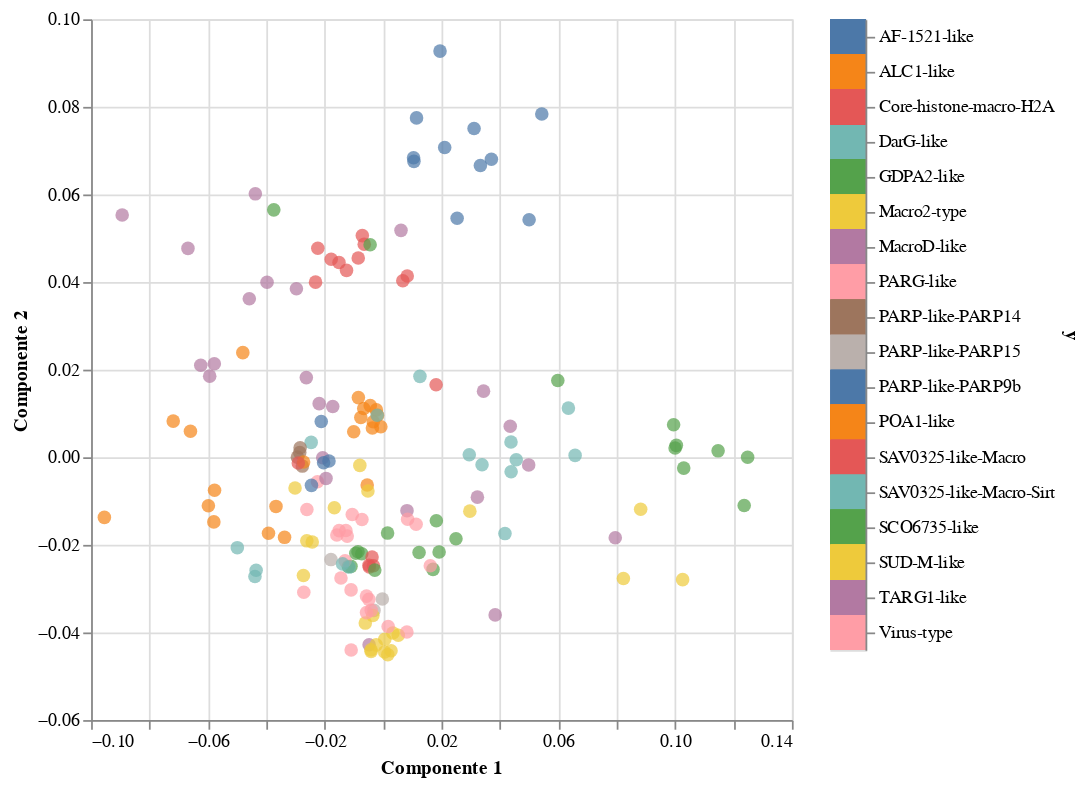

This figure's notebook cell:
### Code cell
plot_multidimensional(df_tf, df["Tipo de Macro"], method="pca")

### Figure 1 — Vega-Lite specification as saved in the notebook (floating-point values rounded to 4 significant figures; data arrays with more than 128 entries replaced by an {"elided": "..."} marker saying what was removed)
{"config": {"view": {"continuousWidth": 400, "continuousHeight": 300}}, "hconcat": [{"mark": {"type": "circle", "size": 60}, "encoding": {"color": {"condition": {"type": "nominal", "field": "y", "legend": null, "selection": "selector043"}, "value": "lightgray"}, "tooltip": {"type": "nominal", "field": "y"}, "x": {"type": "quantitative", "field": "Componente 1"}, "y": {"type": "quantitative", "field": "Componente 2"}}, "height": 400, "selection": {"selector043": {"type": "multi", "fields": ["y"]}, "selector044": {"type": "interval", "bind": "scales", "encodings": ["x", "y"]}}, "width": 400}, {"mark": "rect", "encoding": {"color": {"condition": {"type": "nominal", "field": "y", "legend": null, "selection": "selector043"}, "value": "lightgray"}, "y": {"type": "nominal", "axis": {"orient": "right"}, "field": "y"}}, "selection": {"selector043": {"type": "multi", "fields": ["y"]}}}], "data": {"name": "data-1f1b4d303151baae7377ad2329f0c610"}, "$schema": "https://vega.github.io/schema/vega-lite/v4.8.1.json", "datasets": {"data-1f1b4d303151baae7377ad2329f0c610": {"elided": "165 records"}}}
